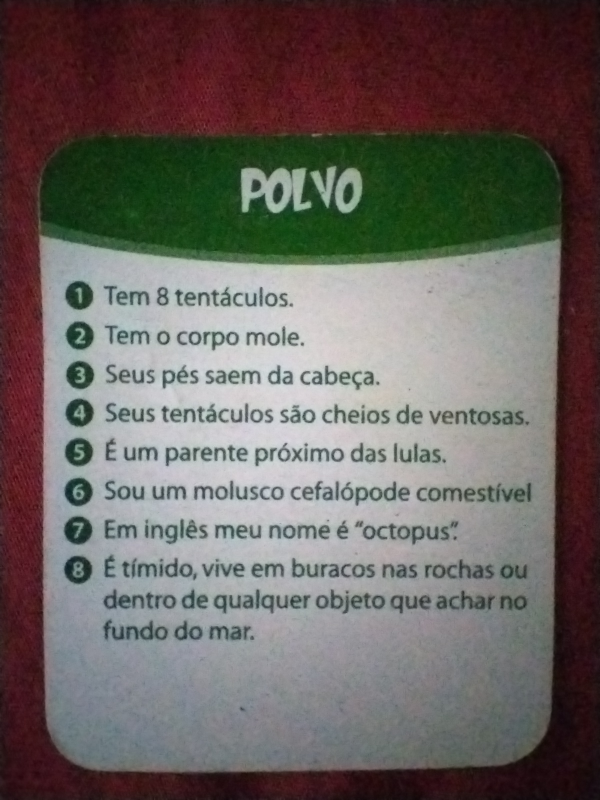
#> input picture card-scanner/images-templates/card-fontsize-1.jpg, 1200 x 1600 px, given in place of card-fontsize-5.jpg, which was not available (shown at 1/2 size)
$ python compare_ocr.py 5 5
#> lines starting #> are read from the running program, lines starting #| are printed output that depends on the picture; after the words box and inside, x2 and y2 are one past the last pixel; in counts of white or black regions, pixels touching at a corner belong together; pictures that were not available may be replaced by others from this repository, and a replacement may not be noted
### card-scanner/app/perspective.py
"""Card localization and perspective correction.

The cards are photographed on a dark red fabric background. Empirically
(sampled directly from the template images) the background is reddish and
dark (red channel clearly above green, low brightness), while the card body
is bright and desaturated and the card header is green (green channel
clearly above red and blue). That contrast is enough to separate "card" from
"background" without assuming any fixed card size or orientation.
"""

from __future__ import annotations

import cv2
import numpy as np


class CardNotFoundError(RuntimeError):
    pass


def _background_mask(image_bgr: np.ndarray) -> np.ndarray:
    b = image_bgr[:, :, 0].astype(np.int16)
    g = image_bgr[:, :, 1].astype(np.int16)
    r = image_bgr[:, :, 2].astype(np.int16)
    value = np.maximum(np.maximum(b, g), r)
    is_reddish = (r - g) > 15
    is_dark = value < 120
    return (is_reddish & is_dark).astype(np.uint8) * 255


def find_card_contour(image_bgr: np.ndarray, min_area_ratio: float = 0.1) -> np.ndarray:
    """Return the 4 corner points (float32, tl/tr/br/bl) of the largest card-like blob."""
    h, w = image_bgr.shape[:2]
    bg_mask = _background_mask(image_bgr)
    fg_mask = cv2.bitwise_not(bg_mask)

    # Kept deliberately small: several sample photos only show a thin sliver
    # of background around the card (or none at all, when a second card is
    # visible behind it). A large kernel bridges that sliver away and makes
    # the whole frame look like one blob, so err on the side of a gentle
    # cleanup that only removes fabric-texture speckle noise.
    open_kernel = cv2.getStructuringElement(cv2.MORPH_ELLIPSE, (5, 5))
    close_kernel = cv2.getStructuringElement(cv2.MORPH_ELLIPSE, (7, 7))
    fg_mask = cv2.morphologyEx(fg_mask, cv2.MORPH_OPEN, open_kernel)
    fg_mask = cv2.morphologyEx(fg_mask, cv2.MORPH_CLOSE, close_kernel)

    contours, _ = cv2.findContours(fg_mask, cv2.RETR_EXTERNAL, cv2.CHAIN_APPROX_SIMPLE)
    if not contours:
        raise CardNotFoundError("Nenhum contorno encontrado separando a carta do fundo.")

    image_area = float(h * w)
    candidates = [c for c in contours if cv2.contourArea(c) >= image_area * min_area_ratio]
    if not candidates:
        raise CardNotFoundError("Nenhum contorno grande o suficiente para ser a carta.")

    card_contour = max(candidates, key=cv2.contourArea)
    rect = cv2.minAreaRect(card_contour)
    box = cv2.boxPoints(rect)
    return _order_points(box)


def _order_points(points: np.ndarray) -> np.ndarray:
    pts = points.astype(np.float32)
    s = pts.sum(axis=1)
    diff = np.diff(pts, axis=1).reshape(-1)
    ordered = np.zeros((4, 2), dtype=np.float32)
    ordered[0] = pts[np.argmin(s)]  # top-left
    ordered[2] = pts[np.argmax(s)]  # bottom-right
    ordered[1] = pts[np.argmin(diff)]  # top-right
    ordered[3] = pts[np.argmax(diff)]  # bottom-left
    return ordered


def warp_card(image_bgr: np.ndarray, quad: np.ndarray) -> np.ndarray:
    """Perspective-warp the quad to its own measured width/height (no fixed canonical size)."""
    tl, tr, br, bl = quad
    width = int(round(max(np.linalg.norm(tr - tl), np.linalg.norm(br - bl))))
    height = int(round(max(np.linalg.norm(bl - tl), np.linalg.norm(br - tr))))
    width = max(width, 10)
    height = max(height, 10)

    dst = np.array(
        [[0, 0], [width - 1, 0], [width - 1, height - 1], [0, height - 1]],
        dtype=np.float32,
    )
    matrix = cv2.getPerspectiveTransform(quad, dst)
    warped = cv2.warpPerspective(image_bgr, matrix, (width, height))

    # The card may have been detected sideways (minAreaRect has no inherent
    # "up"); the header (dark, low-brightness band) should end up on top.
    # Compare the mean brightness of the top vs bottom 20% band and rotate
    # 180 degrees if the header looks like it landed on the bottom.
    band = max(1, height // 5)
    top_v = cv2.cvtColor(warped[:band, :], cv2.COLOR_BGR2GRAY).mean()
    bottom_v = cv2.cvtColor(warped[-band:, :], cv2.COLOR_BGR2GRAY).mean()
    if top_v > bottom_v:
        warped = cv2.rotate(warped, cv2.ROTATE_180)

    return warped


def detect_and_warp(image_bgr: np.ndarray) -> np.ndarray:
    quad = find_card_contour(image_bgr)
    return warp_card(image_bgr, quad)

### card-scanner/app/regions.py
"""Locate the 8 clue text regions inside an already-warped card image.

Per the brief: do not slice the card into 8 fixed-height rectangles, since
the number of lines per clue (and the font size) varies from card to card.
Instead, anchor on the numbered bullet markers (the small filled dark-green
circles printed to the left of every clue) and use their vertical positions
to delimit each clue's region. This is robust to 1-4 line clues and to
font-size changes, since it never assumes a fixed line height.
"""

from __future__ import annotations

from dataclasses import dataclass

import cv2
import numpy as np


@dataclass
class ClueRegion:
    index: int  # 0-based
    top: int
    bottom: int
    image: np.ndarray  # crop of the body region, full width from after the bullet


@dataclass
class BulletBox:
    x: int
    y: int
    w: int
    h: int

    @property
    def cy(self) -> int:
        return self.y + self.h // 2


def find_body_top(card_bgr: np.ndarray, search_fraction: float = 0.45) -> int:
    """Find the row where the dark green header ends and the white body starts.

    Scans the mean brightness per row (restricted to the central band to
    avoid rounded-corner/background bleed at the sides) and returns the
    first row that begins a sustained bright run.
    """
    h, w = card_bgr.shape[:2]
    x0, x1 = int(w * 0.15), int(w * 0.85)
    search_h = int(h * search_fraction)
    gray = cv2.cvtColor(card_bgr[:search_h, x0:x1], cv2.COLOR_BGR2GRAY)
    row_mean = gray.mean(axis=1)

    bright = row_mean > 140
    run_needed = max(10, search_h // 40)
    run = 0
    for y in range(len(bright)):
        if bright[y]:
            run += 1
            if run >= run_needed:
                return max(0, y - run_needed + 1)
        else:
            run = 0
    # Fallback: header not confidently found, assume a conservative default.
    return int(h * 0.15)


def _bullet_mask(body_bgr: np.ndarray) -> np.ndarray:
    gray = cv2.cvtColor(body_bgr, cv2.COLOR_BGR2GRAY)

    # Plain Otsu over the whole body is too generous here: the perspective
    # warp maps the card's rounded corners into the output rectangle's
    # corners, leaving a blurry card/background transition there (a
    # desaturated mid-gray, not a clean dark ink and not a clean light
    # background). That blur sits *between* true ink and white card stock,
    # so a global bimodal split (Otsu) pulls its threshold high enough to
    # swallow the blur as "ink" too. True ink (bullet fill, glyph strokes)
    # is reliably much darker than that blur, so calibrate off the body's
    # own darkest pixels (bullets/text are a small minority of the body)
    # instead of trusting Otsu's midpoint.
    dark_reference = float(np.percentile(gray, 5))
    ink_threshold = min(150.0, max(50.0, dark_reference * 3.0))
    _, mask = cv2.threshold(gray, ink_threshold, 255, cv2.THRESH_BINARY_INV)

    # Background (and the blur above) leans reddish; ink is neutral/dark
    # green. Cheap extra safety net on top of the stricter threshold.
    b = body_bgr[:, :, 0].astype(np.int16)
    g = body_bgr[:, :, 1].astype(np.int16)
    r = body_bgr[:, :, 2].astype(np.int16)
    background_like = ((r - g) > 15).astype(np.uint8) * 255
    mask = cv2.bitwise_and(mask, cv2.bitwise_not(background_like))
    return mask


def find_bullets(body_bgr: np.ndarray, left_band_fraction: float = 0.22) -> list[BulletBox]:
    h, w = body_bgr.shape[:2]
    mask = _bullet_mask(body_bgr)

    band_w = int(w * left_band_fraction)
    band_mask = np.zeros_like(mask)
    band_mask[:, :band_w] = mask[:, :band_w]

    contours, _ = cv2.findContours(band_mask, cv2.RETR_EXTERNAL, cv2.CHAIN_APPROX_SIMPLE)

    # Rough, card-independent ballpark just to pick initial candidates; the
    # real reference size is calibrated per-card below, since bullet size
    # (like clue font size) varies from card to card.
    rough_d = w * 0.055
    min_area = (rough_d * 0.5) ** 2

    candidates = []
    for c in contours:
        area = cv2.contourArea(c)
        if area < min_area:
            continue
        x, y, cw, ch = cv2.boundingRect(c)
        if cw < rough_d * 0.5 or cw > rough_d * 1.8:
            continue  # width must look like a single bullet's diameter
        perimeter = cv2.arcLength(c, True)
        circularity = (4 * np.pi * area / (perimeter * perimeter)) if perimeter else 0
        candidates.append((x, y, cw, ch, area, circularity))

    if not candidates:
        return []

    # Calibrate this card's actual single-bullet height from the contours
    # that already look unambiguously round (clean, non-touching bullets),
    # instead of trusting the rough global guess.
    sure_singles = [ch for (_, _, cw, ch, _, circ) in candidates if circ >= 0.6 and 0.7 <= cw / ch <= 1.3]
    unit_h = float(np.median(sure_singles)) if sure_singles else rough_d

    boxes: list[BulletBox] = []
    for x, y, cw, ch, area, circularity in candidates:
        if ch <= unit_h * 1.2:
            # Looks like a single bullet: also require it to be roughly round.
            aspect = cw / ch if ch else 0
            if aspect < 0.55 or aspect > 1.8 or circularity < 0.45:
                continue
            boxes.append(BulletBox(x, y, cw, ch))
        else:
            # Consecutive clues with short text sit close enough that their
            # bullets visually touch and merge into one tall blob. Bullets on
            # a card all share the same diameter, so split the merged run
            # back into evenly-spaced same-size boxes instead of losing them
            # (height, not area, reveals the count, since the blob stays
            # bullet-width but grows bullet-height-tall per merged bullet).
            count = max(2, round(ch / unit_h))
            slice_h = ch / count
            for i in range(count):
                boxes.append(BulletBox(x, int(round(y + i * slice_h)), cw, int(round(slice_h))))

    boxes.sort(key=lambda b: b.cy)
    return boxes


def split_clue_regions(
    body_bgr: np.ndarray,
    bullets: list[BulletBox],
    top_margin: int = 4,
    bottom_safety_margin: int = 2,
    left_margin: int = 6,
    right_margin_fraction: float = 0.025,
) -> list[ClueRegion]:
    """Each region spans from just above its bullet to just above the next one.

    Horizontally, the crop starts right after the widest bullet (a single
    left edge shared by all 8 regions, since the bullets drift by only a few
    px across a card): leaving the bullet glyph in the crop made Tesseract
    read it as a stray leading character on every single clue. The right
    edge is similarly trimmed a little short of the card's own border, which
    otherwise shows up as a stray trailing character on short lines.
    """
    h, w = body_bgr.shape[:2]
    left = min(w - 1, max((b.x + b.w for b in bullets), default=0) + left_margin)
    right = max(left + 1, w - int(w * right_margin_fraction))
    regions: list[ClueRegion] = []
    for i, bullet in enumerate(bullets):
        top = max(0, bullet.y - top_margin)
        if i + 1 < len(bullets):
            bottom = max(top + 1, bullets[i + 1].y - bottom_safety_margin)
        else:
            bottom = h
        crop = body_bgr[top:bottom, left:right]
        regions.append(ClueRegion(index=i, top=top, bottom=bottom, image=crop))
    return regions


def extract_clue_regions(card_bgr: np.ndarray) -> tuple[np.ndarray, list[BulletBox], list[ClueRegion]]:
    body_top = find_body_top(card_bgr)
    body = card_bgr[body_top:, :]
    bullets = find_bullets(body)
    regions = split_clue_regions(body, bullets)
    return body, bullets, regions

### card-scanner/app/preprocessing.py
"""Generate several candidate pre-processings for a single clue region.

Font size (and therefore effective resolution) varies from card to card, so
instead of picking one fixed pipeline we produce a handful of named variants
at different scales/techniques and let the OCR step (app/ocr.py) score them
empirically and keep the best one. This mirrors Etapa 2 of the brief: do not
assume a single pre-processing works for every card.
"""

from __future__ import annotations

import cv2
import numpy as np

Variant = tuple[str, np.ndarray]


def _upscale(gray: np.ndarray, factor: float) -> np.ndarray:
    if factor == 1:
        return gray
    return cv2.resize(gray, None, fx=factor, fy=factor, interpolation=cv2.INTER_CUBIC)


def _clahe(gray: np.ndarray) -> np.ndarray:
    clahe = cv2.createCLAHE(clipLimit=2.5, tileGridSize=(8, 8))
    return clahe.apply(gray)


def _sharpen(gray: np.ndarray) -> np.ndarray:
    blurred = cv2.GaussianBlur(gray, (0, 0), sigmaX=2)
    return cv2.addWeighted(gray, 1.6, blurred, -0.6, 0)


def generate_variants(region_bgr: np.ndarray) -> list[Variant]:
    gray = cv2.cvtColor(region_bgr, cv2.COLOR_BGR2GRAY)

    variants: list[Variant] = []
    for scale in (2, 3):
        up = _upscale(gray, scale)

        variants.append((f"gray_{scale}x", up))

        _, otsu = cv2.threshold(up, 0, 255, cv2.THRESH_BINARY + cv2.THRESH_OTSU)
        variants.append((f"otsu_{scale}x", otsu))

        adaptive = cv2.adaptiveThreshold(
            up, 255, cv2.ADAPTIVE_THRESH_GAUSSIAN_C, cv2.THRESH_BINARY, 31, 11
        )
        variants.append((f"adaptive_{scale}x", adaptive))

        clahe_img = _clahe(up)
        _, clahe_otsu = cv2.threshold(clahe_img, 0, 255, cv2.THRESH_BINARY + cv2.THRESH_OTSU)
        variants.append((f"clahe_otsu_{scale}x", clahe_otsu))

        sharpened = _sharpen(up)
        _, sharp_otsu = cv2.threshold(sharpened, 0, 255, cv2.THRESH_BINARY + cv2.THRESH_OTSU)
        variants.append((f"sharpen_otsu_{scale}x", sharp_otsu))

    denoised = cv2.fastNlMeansDenoising(_upscale(gray, 3), h=10)
    _, denoise_otsu = cv2.threshold(denoised, 0, 255, cv2.THRESH_BINARY + cv2.THRESH_OTSU)
    variants.append(("denoise_otsu_3x", denoise_otsu))

    return variants

### card-scanner/app/ocr.py
"""Tesseract wrapper: run every preprocessing variant and keep the best one."""

from __future__ import annotations

import json
import re
from dataclasses import dataclass
from pathlib import Path

import numpy as np
import pytesseract

from app.preprocessing import generate_variants

_NOISE_TOKEN_RE = re.compile(r"^[|=+_~°»«“”\"'`^]+$")

_CONFIG_PATH = Path(__file__).resolve().parent.parent / "config" / "ocr.json"
_configured = False


@dataclass
class OcrResult:
    text: str
    confidence: float  # 0-100, mean of per-word confidences (-1 if no words)
    variant_name: str


def _ensure_configured() -> dict:
    global _configured
    cfg = json.loads(_CONFIG_PATH.read_text(encoding="utf-8"))
    if not _configured:
        pytesseract.pytesseract.tesseract_cmd = cfg["tesseract_cmd"]
        _configured = True
    return cfg


def _ocr_image(image: np.ndarray, lang: str, psm: int, oem: int) -> OcrResult:
    config = f"--oem {oem} --psm {psm}"
    data = pytesseract.image_to_data(
        image, lang=lang, config=config, output_type=pytesseract.Output.DICT
    )
    words = []
    confidences = []
    for text, conf in zip(data["text"], data["conf"]):
        text = text.strip()
        conf = float(conf)
        if text and conf >= 0:
            words.append(text)
            confidences.append(conf)
    # Crop edges (bullet glyph, card border) occasionally leave a stray
    # symbol-only token dangling at either end (e.g. "|", "+"); trim it
    # deterministically rather than passing it on for the human to retype.
    while words and _NOISE_TOKEN_RE.match(words[-1]):
        words.pop()
    while words and _NOISE_TOKEN_RE.match(words[0]):
        words.pop(0)

    joined = " ".join(words)
    mean_conf = sum(confidences) / len(confidences) if confidences else -1.0
    return OcrResult(text=joined, confidence=mean_conf, variant_name="")


def ocr_region_best(region_bgr: np.ndarray) -> tuple[OcrResult, list[OcrResult]]:
    """Run every pre-processing variant and return (best, all_results)."""
    cfg = _ensure_configured()
    lang, psm, oem = cfg["lang"], cfg["psm"], cfg["oem"]

    results: list[OcrResult] = []
    for name, variant_img in generate_variants(region_bgr):
        result = _ocr_image(variant_img, lang=lang, psm=psm, oem=oem)
        result.variant_name = name
        results.append(result)

    non_empty = [r for r in results if r.text]
    if non_empty:
        best = max(non_empty, key=lambda r: r.confidence)
    else:
        best = results[0] if results else OcrResult(text="", confidence=-1.0, variant_name="none")
    return best, results

### card-scanner/compare_ocr.py
"""Diagnostic tool: show OCR output for every pre-processing variant on one clue.

Usage:
    python compare_ocr.py <template-number 1-6> <dica-number 1-8>

Example:
    python compare_ocr.py 6 1
"""

from __future__ import annotations

import sys
from pathlib import Path

import cv2

from app import ocr, perspective, regions

ROOT = Path(__file__).resolve().parent
TEMPLATES_DIR = ROOT / "images-templates"


def main() -> None:
    if len(sys.argv) != 3:
        print(__doc__)
        sys.exit(1)

    card_n = int(sys.argv[1])
    clue_n = int(sys.argv[2])

    image_path = TEMPLATES_DIR / f"card-fontsize-{card_n}.jpg"
    img = cv2.imread(str(image_path))
#> img is the input picture: shape (1600, 1200, 3); mean B, G, R 96.5, 99.8, 107
    if img is None:
        print(f"Não encontrei {image_path}")
        sys.exit(1)

    quad = perspective.find_card_contour(img)
#> in _background_mask, `b = image_bgr[:, :, 0].astype(np.int16)`:
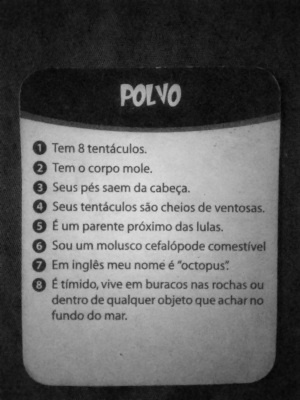
#> b: shape (1600, 1200) int16 (shown at 1/4 size); min 0, max 225, mean 96.5
#> in _background_mask, `g = image_bgr[:, :, 1].astype(np.int16)`:
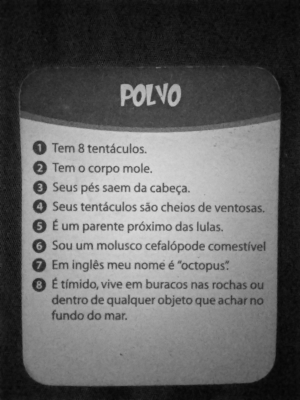
#> g: shape (1600, 1200) int16 (shown at 1/4 size); min 0, max 221, mean 99.8
#> in _background_mask, `r = image_bgr[:, :, 2].astype(np.int16)`:
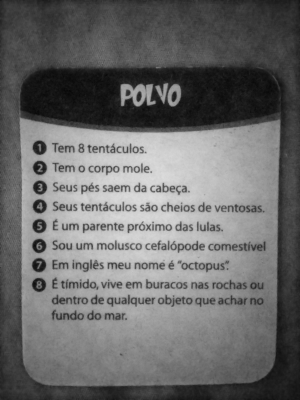
#> r: shape (1600, 1200) int16 (shown at 1/4 size); min 0, max 223, mean 107
#> in _background_mask, `value = np.maximum(np.maximum(b, g), r)`:
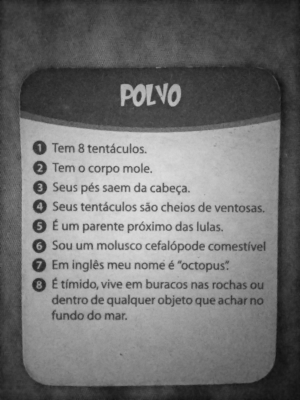
#> value: shape (1600, 1200) int16 (shown at 1/4 size); min 15, max 225, mean 114.9
#> in _background_mask, `is_reddish = (r - g) > 15`:
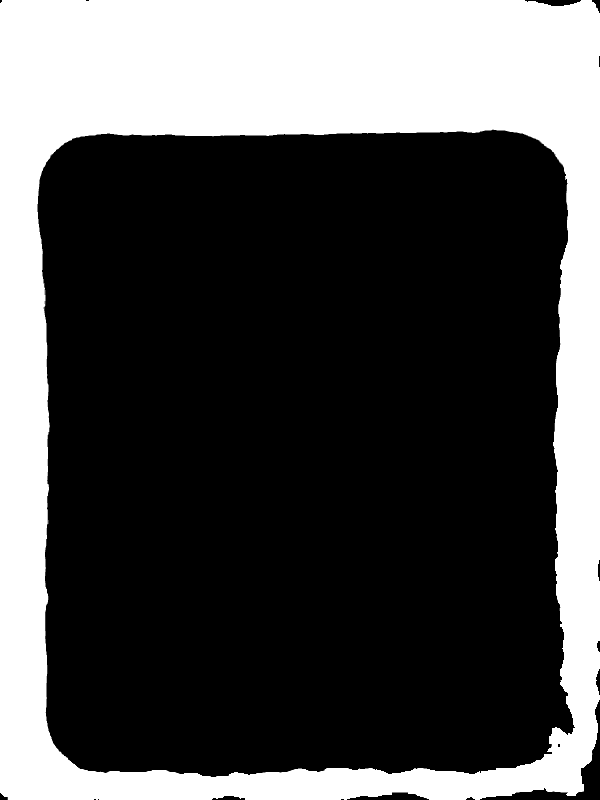
#> is_reddish: shape (1600, 1200) bool (shown at 1/2 size); 31.6% white; 1 white region, box (x1, y1, x2, y2) and area: (0, 0, 1200, 1600) 606637
#> in _background_mask, `is_dark = value < 120`:
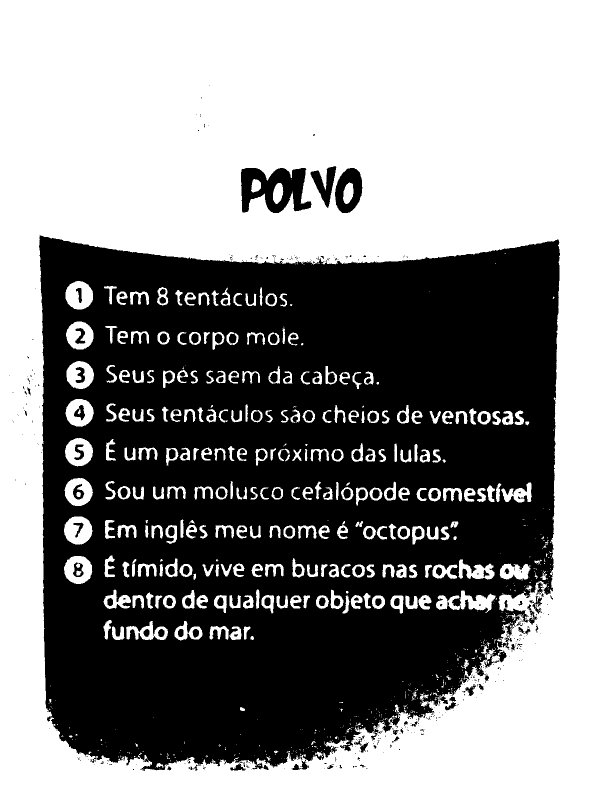
#> is_dark: shape (1600, 1200) bool (shown at 1/2 size); 53.8% white; 510 black regions (376 under 20 px), largest, box (x1, y1, x2, y2) and area: (78, 471, 1120, 1542) 856558, (482, 336, 623, 426) 7914, (670, 336, 725, 426) 3108
#> in find_card_contour, `fg_mask = cv2.morphologyEx(fg_mask, cv2.MORPH_CLOSE, close_kernel)`:
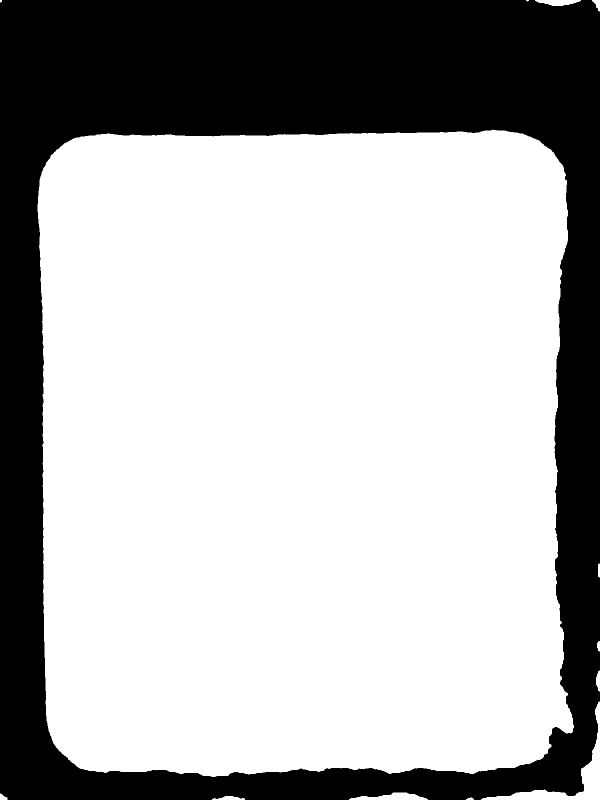
#> fg_mask: shape (1600, 1200) (shown at 1/2 size); 68.7% white; 1 black region
#> in find_card_contour, `contours, _ = cv2.findContours(fg_mask, cv2.RETR_EXTERNAL, cv2.CHAIN_A..`: contours = 13 contours, 2 with area under 20; largest, box (x1, y1, x2, y2) and area: (75, 259, 1148, 1554) 1307536, (962, 1403, 1200, 1600) 5820, (698, 1585, 856, 1600) 1252, (1070, 0, 1162, 12) 663, (424, 1592, 490, 1600) 272
#> (the rest of the program and of its run is left out)
